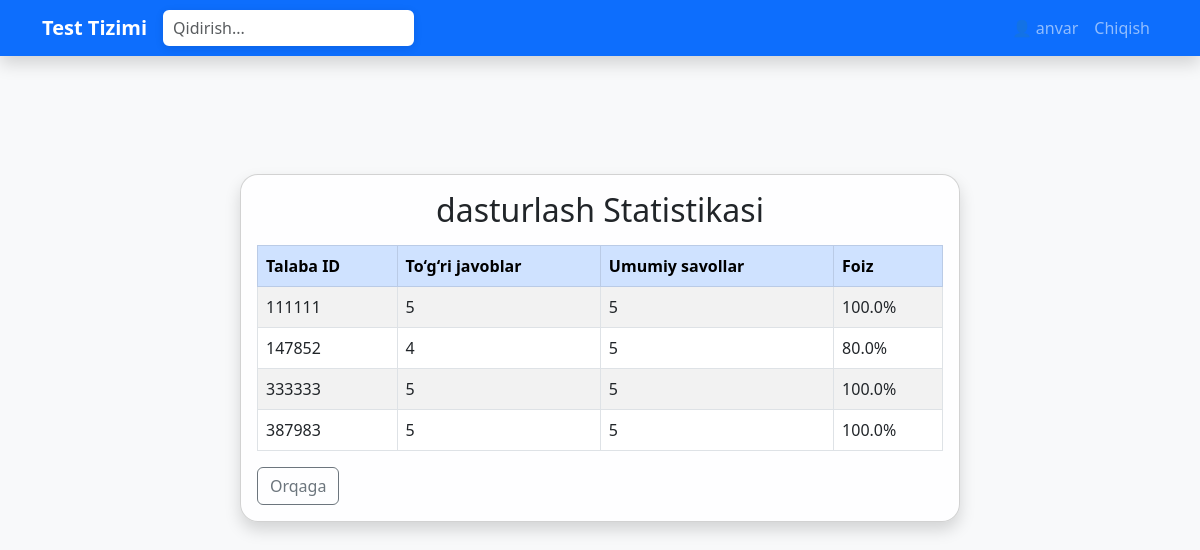
Page /teacher/statistics/3/ (signed in) on the committed database.
### app/models.py (models this page shows, shortened)
class User(AbstractUser):
    is_teacher = models.BooleanField(default=False)
    is_student = models.BooleanField(default=False)
    groups = models.ManyToManyField(
        Group,
        related_name="group",  # related_name o'zgartiring
        blank=True,
        help_text="The groups this user belongs to.",
        verbose_name="groups",
    )
    user_permissions = models.ManyToManyField(
        Permission,
        related_name="user_permissions",  # related_name o'zgartiring
        blank=True,
        help_text="Specific permissions for this user.",
        verbose_name="user permissions",
    )

class Test(models.Model):
    title = models.CharField(max_length=255)
    subject = models.CharField(max_length=255)
    created_by = models.ForeignKey(User, on_delete=models.CASCADE)  # Teacher
    start_time = models.DateTimeField()
    end_time = models.DateTimeField()
    group = models.CharField(max_length=50, blank=True, null=True)  # New field for group assignment

class Student(models.Model):
    user = models.OneToOneField(User, on_delete=models.CASCADE)
    student_id = models.CharField(max_length=50)
    faculty = models.ForeignKey(Faculty, on_delete=models.CASCADE)
    course = models.CharField(max_length=50, blank=True, null=True)  # New field
    group = models.CharField(max_length=50, blank=True, null=True)   # New field

### app/views.py (the view)
# urls.py: path('teacher/statistics/<int:test_id>/', test_statistics_view, name='test_statistics'),
@login_required
def test_statistics_view(request, test_id):
    if not request.user.is_teacher:
        return redirect('test_list')
    test = get_object_or_404(Test, id=test_id, created_by=request.user)
    answers = Answer.objects.filter(question__test=test).select_related('student', 'question')
    stats = {}
    for answer in answers:
        student_id = answer.student.student_id
        if student_id not in stats:
            stats[student_id] = {'correct': 0, 'total': 0}
        stats[student_id]['total'] += 1
        if answer.is_correct:
            stats[student_id]['correct'] += 1
    for student_id, data in stats.items():
        data['percent'] = round((data['correct'] / data['total']) * 100, 2) if data['total'] > 0 else 0
    return render(request, 'teacher/statistics.html', {'test': test, 'stats': stats})

### templates/teacher/statistics.html (shortened to what this page needs)
{% extends 'base.html' %}
{% block content %}
<div class="container mt-4">
    <div class="row justify-content-center">
        <div class="col-md-8">
            <div class="card shadow">
                <div class="card-body">
                    <h2 class="mb-3 text-center">{{ test.title }} Statistikasi</h2>
                    <table class="table table-bordered table-striped" id="mainTable">
                        <thead class="table-primary">
                            <tr>
                                <th>Talaba ID</th>
                                <th>To‘g‘ri javoblar</th>
                                <th>Umumiy savollar</th>
                                <th>Foiz</th>
                            </tr>
                        </thead>
                        <tbody>
                        {% for student_id, data in stats.items %}
                            <tr>
                                <td>{{ student_id }}</td>
                                <td>{{ data.correct }}</td>
                                <td>{{ data.total }}</td>
                                <td>{{ data.percent }}%</td>
                            </tr>
                        {% endfor %}
                        </tbody>
                    </table>
                    <a href="{% url 'teacher_dashboard' %}" class="btn btn-outline-secondary">Orqaga</a>
                </div>
            </div>
        </div>
    </div>
</div>
{% endblock %}

### templates/base.html (shortened to what this page needs)
<!DOCTYPE html>
<html lang="uz">
<head>
    {% load static %}
    <link rel="stylesheet" href="{% static 'css/style.css' %}">
    <link href="https://cdn.jsdelivr.net/npm/bootstrap@5.3.0/dist/css/bootstrap.min.css" rel="stylesheet">
</head>
<body class="bg-light">
    <nav class="navbar navbar-expand-lg navbar-dark bg-primary mb-4 fixed-top shadow" style="top:0; z-index:1040;">
        <div class="container">
            <a class="navbar-brand fw-bold" href="/">Test Tizimi</a>
            <div class="d-flex align-items-center ms-auto me-3" style="min-width:220px; max-width:320px;">
                <input type="text" id="searchInput" class="form-control form-control-sm" style="background:#fff; font-size:1rem; border-radius:6px; box-shadow:0 2px 8px rgba(0,0,0,0.10); border:2px solid #fff; transition:box-shadow 0.2s;" onfocus="this.style.boxShadow='0 0 0 0.2rem #0d6efd33'" onblur="this.style.boxShadow='0 2px 8px rgba(0,0,0,0.10)'" onkeyup="filterTable('searchInput', 'mainTable')" placeholder="Qidirish...">
            </div>
            <div class="collapse navbar-collapse">
                <ul class="navbar-nav ms-auto">
                    {% if user.is_authenticated %}
                        <li class="nav-item">
                            <span class="nav-link">👤 {{ user.username }}</span>
                        </li>
                        <li class="nav-item">
                            <a class="nav-link" href="{% url 'login' %}">Chiqish</a>
                        </li>
                    {% endif %}
                </ul>
            </div>
        </div>
    </nav>
    <div style="height:70px;"></div>
    <main class="container">
        {% block content %}{% endblock %}
    </main>
</body>
</html>

### static/css/style.css (style rules this page uses)
html, body { height: 100%; min-height: 100vh; }
body { font-family: Arial, sans-serif; margin: 20px; background: none !important; position: relative; min-height: 100vh; }
h2 { color: #333; }
input, select, button { margin: 5px; padding: 5px; }
table { border-collapse: collapse; width: 100%; }
th, td { border: 1px solid #ddd; padding: 8px; text-align: left; }
main.container, .container, .row, .card, .modal, .navbar, .alert { position: relative; z-index: 1; }

### templates/base.html (style rules this page uses)
html, body { height: 100%; min-height: 100vh; }
body { background: none !important; min-height: 100vh; }
main.container, .container, .row, .card, .modal, .navbar, .alert { position: relative; z-index: 1; }
.card { border-radius: 18px; background: rgba(255,255,255,0.85) !important; box-shadow: 0 8px 32px 0 rgba(31,38,135,0.10); z-index: 2; }

### rows in the picture
User: username "anvar"
Test: title "dasturlash"
Student: stats "111111"
Student: stats "147852"
Student: stats "333333"
Student: stats "387983"

### other values in the picture
{{ data.correct }} "5" "4" "5" "5"
{{ data.total }} "5" "5" "5" "5"
{{ data.percent }} "100.0" "80.0" "100.0" "100.0"
